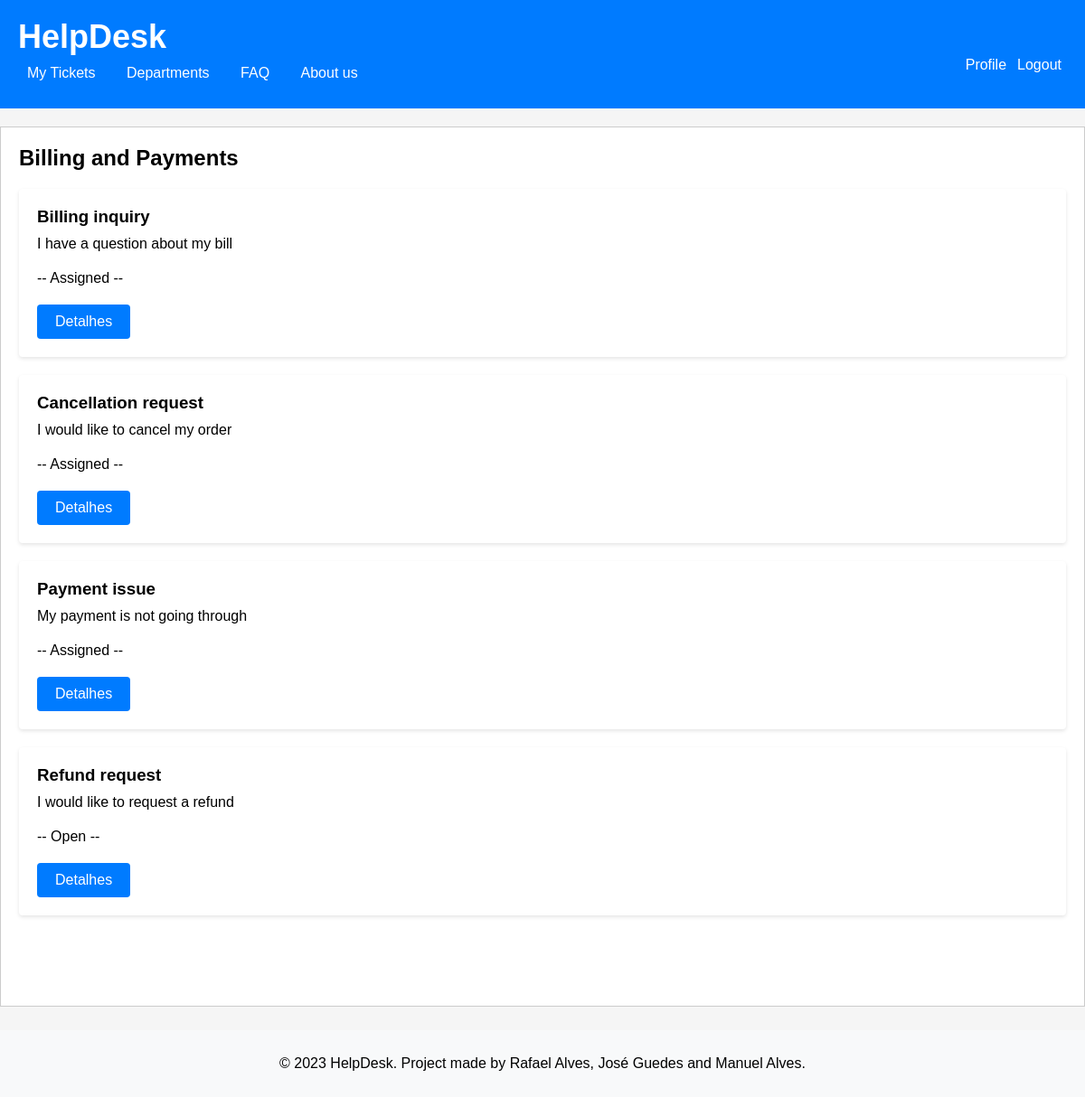
The page /pages/departmentTicket.php?id=3 on the database as committed earlier.
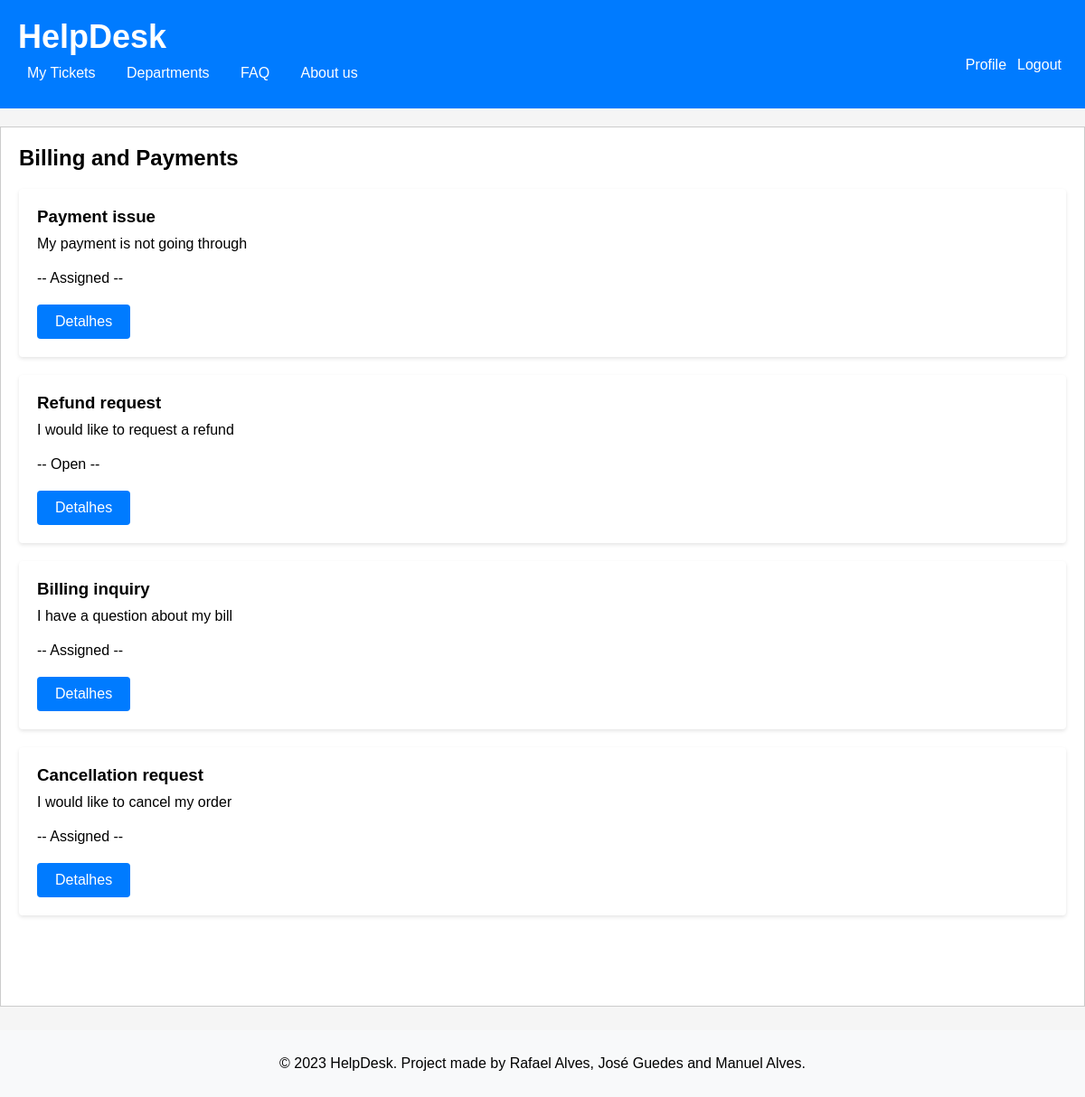
The same page on the database as committed later.
### tables this page shows
CREATE TABLE Department (
    id INTEGER PRIMARY KEY AUTOINCREMENT,
    name varchar(255) NOT NULL UNIQUE,
    created_at TIMESTAMP NOT NULL DEFAULT CURRENT_TIMESTAMP
);

CREATE TABLE Ticket (
    id INTEGER PRIMARY KEY AUTOINCREMENT,
    title varchar(255) NOT NULL UNIQUE,
    description VARCHAR(255) NOT NULL,
    ticket_status VARCHAR (10)  NOT NULL DEFAULT 'Open' CHECK (ticket_status IN ('Open', 'Assigned', 'Closed')),
    created_at TIMESTAMP NOT NULL DEFAULT CURRENT_TIMESTAMP,
    updated_at TIMESTAMP NOT NULL DEFAULT CURRENT_TIMESTAMP,
    id_user INTEGER, /* id do client que criou o ticket */
    id_agent INTEGER DEFAULT NULL, /* id do agent que está a tratar do ticket */
    id_department INTEGER, /* id do department do ticket */
    CONSTRAINT current_edit_date_ck CHECK (created_at <= updated_at),
    CONSTRAINT id_usertFK FOREIGN KEY(id_user) REFERENCES User(id),
    CONSTRAINT id_agentFK FOREIGN KEY(id_agent) REFERENCES User(id),
    CONSTRAINT id_departmentFK FOREIGN KEY(id_department) REFERENCES Department(id)
);

### pages/departmentTicket.php (called while the page is built, shortened)
<?php
  require_once(__DIR__ . '/../database/ticket.class.php');
  require_once(__DIR__ . '/../database/department.class.php');
  require_once(__DIR__ . '/../templates/header.tpl.php');
  require_once(__DIR__ . '/../templates/footer.tpl.php');
  require_once(__DIR__ . '/../templates/department.tpl.php');
  $department = Department::getDepartment($dbh, intval($_GET['id']));
  $tickets = Ticket::getTicketsbyDepartment($dbh, intval($_GET['id']));
  drawHeader();
  drawDepartment($department, $tickets);
  drawFooter();
?>

### database/department.class.php (called while the page is built, shortened)
<?php
  class Department {
    public function __construct(int $id, string $name)
    {
      $this->name = $name;
    }
    static function getDepartment(PDO $db, int $id) : Department {
      $stmt = $db->prepare('SELECT id, name FROM Department WHERE id = ?');
      $stmt->execute(array($id));
      $department = $stmt->fetch();
      return new Department(
        intval($department['id']),
        $department['name']
      );
    }
  }
?>

### database/ticket.class.php (called while the page is built, shortened)
<?php
  class Ticket {
    static function getTicketsbyDepartment(PDO $db, int $id_department) {
      $stmt = $db->prepare('
        SELECT id, title, description, ticket_status
        FROM Ticket
        WHERE id_department = ?
        ORDER by updated_at desc
      ');
      $stmt->execute(array($id_department));
      $row = $stmt->fetchAll(PDO::FETCH_ASSOC);
      return $row;
    }
  }
?>

### templates/department.tpl.php (the view, shortened to what this page needs)
<?php
  require_once(__DIR__ . '/../database/department.class.php')
?>
<?php function drawDepartment(Department $department, array $tickets) { ?>
  <h2><?=$department->name?></h2>
  <section id="tickets">
    <?php
    foreach ($tickets as $ticket) {
      $id_t = $ticket['id'];
      $title_t = $ticket['title'];
      $description_t = $ticket['description'];
      $status_t = $ticket['ticket_status'];
    ?>
    <div class="ticket" id="<?=$id_t?>">
      <h3> <?=$title_t?></h3>
      <p> <?=$description_t?> </p>
      <p>-- <?=$status_t?> --</p>
      <a href="../pages/detailTicket.php?id=<?=$ticket['id']?>" class="button">Detalhes</a>
    </div>
    <?php } ?>
  </section>
<?php } ?>

### templates/header.tpl.php (shortened to what this page needs)
<?php function drawHeader() { ?>
    <!DOCTYPE html>
<html lang="en-US">
    <head>
        <link rel="stylesheet" href="../css/ticketpage.css">
        <link rel="stylesheet" href="../css/common.css">
        <link rel="stylesheet" href="../css/novo_ticket.css">
        <link rel="stylesheet" href="../css/login.css">
        <link rel="stylesheet" href="../css/register.css">
    </head>
    <body>
        <header>
            <h1><a href = "/pages/ticketpage.php">HelpDesk</a></h1>
            <section class="logout-edit">
                <a href="../actions/action_logout.php"><button id="logout">Logout</button></a>
                <a href="/pages/profile.php"><button id="logout">Profile</button></a>
            </section>
            <nav>
            <ul>
                <li><a href="/pages/ticketpage.php">My Tickets</a></li>
                <li><a href="/pages/department.php">Departments</a></li>
                <li><a href="/pages/faq.php">FAQ</a></li>
                <li><a href="/pages/aboutus.php">About us</a></li>
            </ul>
            </nav>
        </header>
        <main>
<?php } ?>

### templates/footer.tpl.php
<?php function drawFooter() { ?>
    </main>
        <footer>
        <p>&copy; 2023 HelpDesk. Project made by Rafael Alves, José Guedes and Manuel Alves.</p>
        </footer>
    </body>
<?php } ?>

### css/common.css (style rules this page uses)
header { background-color: #007bff; color: #fff; padding: 20px; }
header h1 { margin: 0; }
body { position: relative; margin: 0; padding: 0; font-family: Arial, sans-serif; background-color: #f5f5f5; min-height: 100%; padding-bottom: 5rem; }
main { background-color: #fff; border: 1px solid #ccc; padding: 20px; min-height: 100%; padding-bottom: 5rem; margin: 20px auto; }
footer { background-color: #f8f9fa; right: 0; bottom: 0; left: 0; text-align: center; padding: 1%; position: absolute; bottom: 0em; }
#logout { background-color: #007bff; color: #fff; border: none; cursor: pointer; font-size: 16px; border-radius: 4px; float: right; text-align: center; }
body>header>h1>a { text-decoration: none; color: white; }
nav { background-color: #007bff; padding: 10px; }
nav ul { list-style-type: none; margin: 0; padding: 0; }
nav li { display: inline-block; margin-right: 10px; }
nav a { color: white; text-decoration: none; }
h1 { margin: 0; font-size: 36px; margin-bottom: 1%; }
h1>a { text-decoration: none; color: white; }
nav ul { list-style-type: none; padding: 0; margin: 0; }
nav ul li { display: inline; }
nav ul li a { color: #fff; text-decoration: none; margin-left: 20px; transition: color 0.3s ease; }
body>header>nav>ul>li:nth-child(1)>a { margin-left: 0%; }
h2 { font-size: 24px; margin: 0 0 20px; }
ul { list-style-type: none; padding: 0; margin: 0; }
.ticket { background-color: #fff; border-radius: 4px; box-shadow: 0 2px 4px rgba(0, 0, 0, 0.1); padding: 20px; margin-bottom: 20px; }
.ticket h3 { margin: 0 0 10px; }
.ticket p { margin: 0 0 20px; }
.button { display: inline-block; padding: 10px 20px; background-color: #007bff; color: #fff; text-decoration: none; border-radius: 4px; transition: background-color 0.3s ease; }

Rows that differ between the two databases and show on the page:
changed ticket "Payment issue": moves up the list
changed ticket "Refund request": moves up the list
